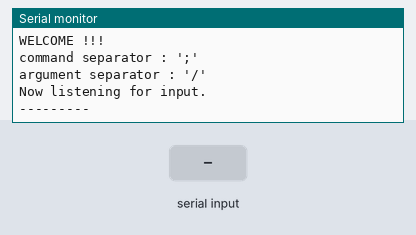
This sketch was run on a simulated Arduino Uno, built with avr-gcc and run on an emulated ATmega328P. Parts: the last lines printed to the serial monitor. Inputs (shaded band) come from the test bench.

Above: at 1.2 s.
1.3 s: "pm\n" received over Serial
At 3.5 s:
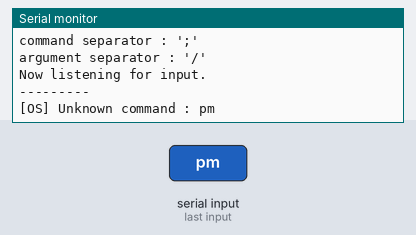
3.8 s: "1\n" received over Serial
At 5.4 s:
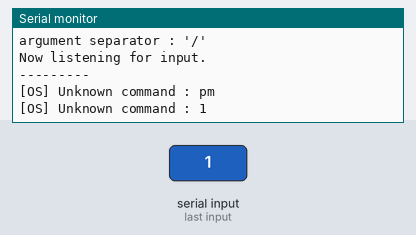
6.3 s: "dw\n" received over Serial
At 8.5 s:
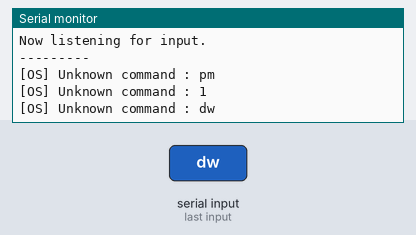
8.8 s: "DEV\n" received over Serial
At 10.5 s:
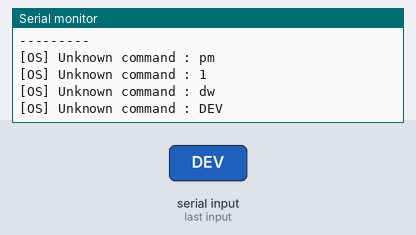
11.3 s: "90,45,200\n" received over Serial
At 13.5 s:
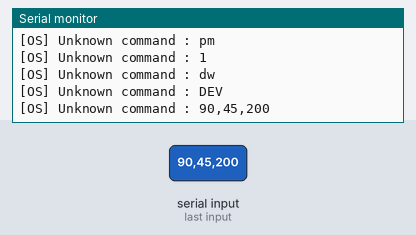
13.8 s: "90,45\n" received over Serial
At 15.5 s:
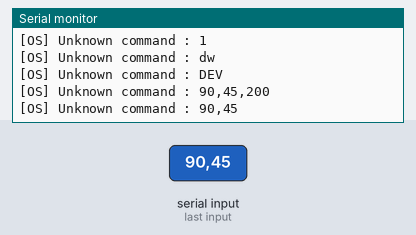

The sketch:

ChlebOS_Arduino.ino
```cpp
// ChlebOS
// (c) Sebastian Petrik
#include "HELP.h"

String build = "1010151424";

String cmdString = "";
const char argumentSeparator = '/'; // change these strings in void setup !!!
const char commandSeparator = ';';
void conPrintln(String text) {
  Serial.println(text);
}

void conPrint(String text) {
  Serial.print(text);
}

String getArgument(String data, char separator, int index) // not my code, too hard :-)
{
  int found = 0;
  int strIndex[] = {0, -1  };
  int maxIndex = data.length()-1;
  for(int i=0; i<=maxIndex && found<=index; i++){
  if(data.charAt(i)==separator || i==maxIndex){
  found++;
  strIndex[0] = strIndex[1]+1;
  strIndex[1] = (i == maxIndex) ? i+1 : i;
  }
 }
  return found>index ? data.substring(strIndex[0], strIndex[1]) : "";
}

void setup() {
  Serial.begin(9600);
  conPrintln("ChlebOS build " + build + " by Sebastian Petrik");
  conPrintln("WELCOME !!!");
  conPrintln("command separator : ';'");
  conPrintln("argument separator : '/'");
  conPrintln("Now listening for input.");
  conPrintln("---------");
}

void loop() {

  // READ FROM SERIAL PORT

  while (Serial.available() > 0) {
    cmdString = Serial.readStringUntil(commandSeparator);
  }


  String cmd = getArgument(cmdString, argumentSeparator, 0);
  String arg[10];
  for (int i = 1; i<=10; i++) {
    arg[i] = getArgument(cmdString, argumentSeparator, i);
  }

  // OS LOGIC

  // if there is a command avaliable to process,
  if (!(cmdString.equals(""))) {
    if (cmd.equals("pm")) { // PINMODE
      /* --------------------------------------------------------------------------- command pm start */
      if (arg[2].equals("1")) {

        pinMode(arg[1].toInt(), OUTPUT);
        conPrintln("[pm] Mode of pin " + arg[1] + " was set to OUTPUT");

      } else if (arg[2].equals("0")) {

        pinMode(arg[1].toInt(), INPUT);
        conPrintln("[pm] Mode of pin " + arg[1] + " was set to INPUT");

      } else {
        conPrintln("[pm] ERROR : Unknown mode");
      }

      cmdString=""; // clear the command string
      /* --------------------------------------------------------------------------- command pm end */
    } else if (cmd.equals("dw")) { // DIGITALWRITE
      /* --------------------------------------------------------------------------- command dw start */
      if (arg[2].equals("1")) {

        digitalWrite(arg[1].toInt(), HIGH);
        conPrintln("[dw] Pin " + arg[1] + " was set to HIGH");

      } else if (arg[2].equals("0")) {

        digitalWrite(arg[1].toInt(), LOW);
        conPrintln("[dw] Pin " + arg[1] + " was set to LOW");

      } else {
        conPrintln("[dw] ERROR : Unknown value");
      }

      cmdString=""; // clear the command string
      /* --------------------------------------------------------------------------- command dw end */
    } else if (cmd.equals("DEV")) {

      cmdString=""; // clear the command string
    } else {
      conPrintln("[OS] Unknown command : " + cmd);
      cmdString=""; // clear the command string
    }

  }

}
```

HELP.h
```cpp
// ChlebOS's HELP.h

#define HELP_MAIN " \
COMMANDS :\n\
  help?<cmd>!   : displays help for command <cmd>\n\
  IO commands : pm, dw\n\
  System commands : prl\n\
"
#define HELP_prl " \
HELP of prl ...\n\
   usage : prl?<string>!\n\
   - prints a String (text) <string> to Serial port (console)\n\
"
```

Measured:
- after the input at 1.3 s, the serial monitor: prints a new line after 1.0 s (image 1)
- after the input at 3.8 s, the serial monitor: prints a new line after 1.0 s (image 2)
- after the input at 6.3 s, the serial monitor: prints a new line after 1.0 s (image 3)
- after the input at 8.8 s, the serial monitor: prints a new line after 1.0 s (image 4)
- after the input at 11.3 s, the serial monitor: prints a new line after 1.0 s (image 5)
- after the input at 13.8 s, the serial monitor: prints a new line after 1.0 s (image 6)
